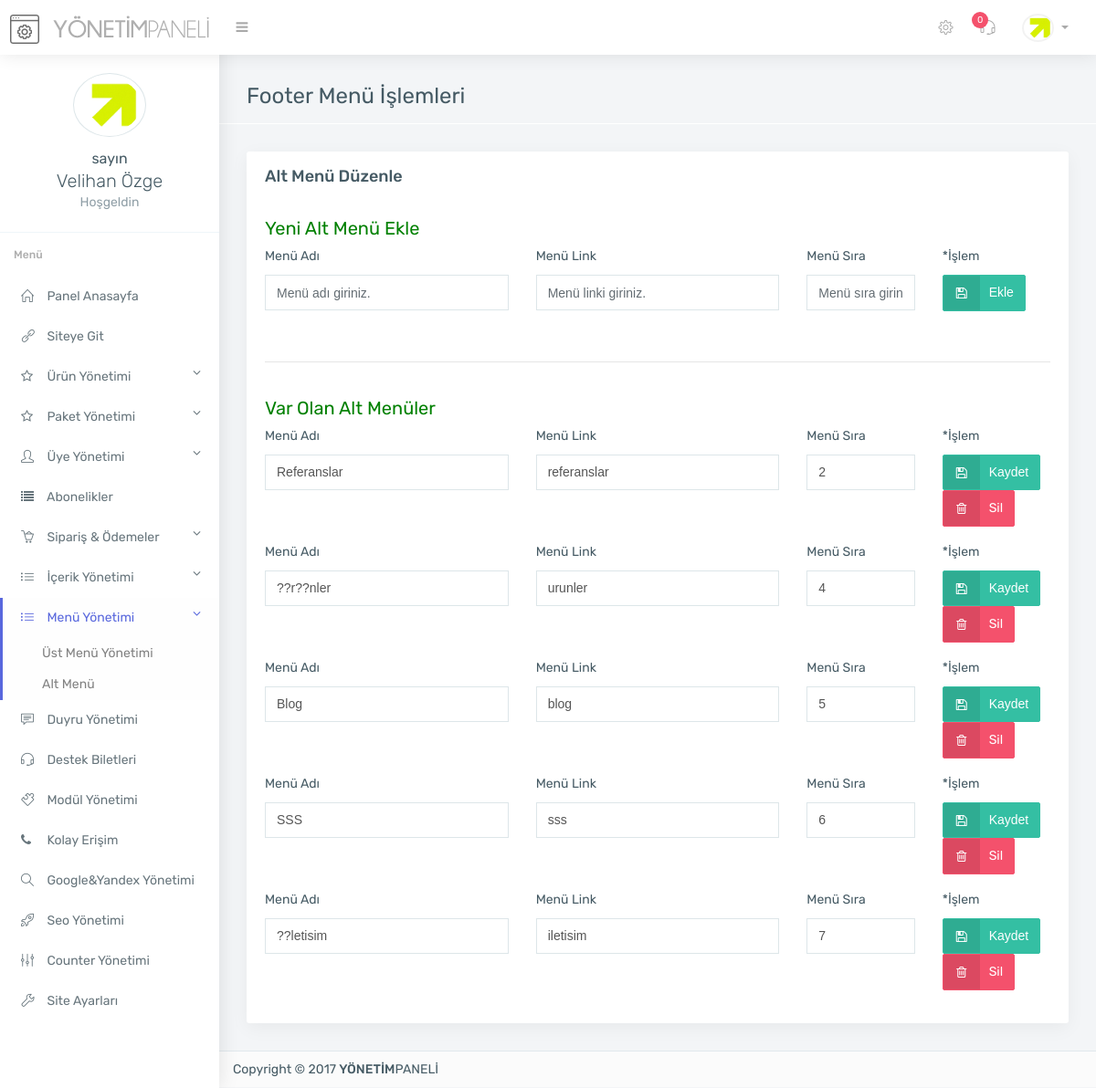
The app's page /admin/alt-menu.php (signed in) with its own data.
### tables this page shows
CREATE TABLE `kullanici` (
  `kullanici_id` int(11) NOT NULL,
  `kullanici_adi` varchar(250) NOT NULL,
  `kullanici_pass` varchar(250) NOT NULL,
  `kullanici_adsoyad` varchar(500) NOT NULL,
  `kullanici_resim` varchar(500) NOT NULL
);

CREATE TABLE `fmenu` (
  `fmenu_id` int(11) NOT NULL,
  `fmenu_ad` varchar(255) NOT NULL,
  `fmenu_link` varchar(255) NOT NULL,
  `fmenu_sira` varchar(255) NOT NULL
);

### admin/alt-menu.php (the view, shortened to what this page needs)
<?php
include 'header.php';
include 'topbar.php';
include 'sidebar.php';
$fmenu=$db->prepare("SELECT * from fmenu order by fmenu_sira ASC");
$fmenu->execute(array(0));
?>
<section class="main-content container">
	<div class="page-header">
		<h2>Footer Menü İşlemleri</h2>
	</div>
	<div class="row">
		<div class="col-sm-12">
			<div class="card">
				<div class="card-heading card-default">
					Alt Menü Düzenle
				</div>
				<div class="card-block">
					<h5 style="color: green;">Yeni Alt Menü Ekle</h5>
					<form method="POST" action="controller/function.php" class="form-horizontal">
						<div class="form-group">
							<div class="row">
								<div class="col-md-4">
									<label>Menü Adı</label>
									<input type="text" name="fmenu_ad" placeholder="Menü adı giriniz." class="form-control">
								</div>
								<div class="col-md-4">
									<label>Menü Link</label>
									<input type="text" name="fmenu_link" placeholder="Menü linki giriniz." class="form-control">
								</div><div class="col-md-2">
									<label>Menü Sıra</label>
									<input type="text" name="fmenu_sira" placeholder="Menü sıra giriniz." class="form-control">
								</div>
								<div class="col-md-2">
									<label>*İşlem</label><div>
										<button style="cursor: pointer;" type="submit" name="fmenuekle" class="btn btn-success btn-icon"><i class="fa fa-floppy-o "></i>Ekle</button>
									</div>
								</div>
							</div>
						</div>
					</form>
					<br />
					<hr>
					<br />
					<h5 style="color: green;">Var Olan Alt Menüler</h5>
					<?php
					while ($fmenuprint=$fmenu->fetch(PDO::FETCH_ASSOC)) {
						?>
						<form method="POST" action="controller/function.php" class="form-horizontal">
							<div class="form-group">
								<div class="row">
									<div class="col-md-4">
										<label>Menü Adı</label>
										<input type="text" name="fmenu_ad" value="<?php echo $fmenuprint['fmenu_ad']; ?>" class="form-control">
									</div>
									<div class="col-md-4">
										<label>Menü Link</label>
										<input type="text" name="fmenu_link" value="<?php echo $fmenuprint['fmenu_link']; ?>" class="form-control">
									</div><div class="col-md-2">
										<label>Menü Sıra</label>
										<input type="text" name="fmenu_sira" value="<?php echo $fmenuprint['fmenu_sira']; ?>" class="form-control">
									</div>
									<div class="col-md-2">
										<label>*İşlem</label><div>
											<button style="cursor: pointer;" type="submit" name="fmenuduzenle" class="btn btn-success btn-icon"><i class="fa fa-floppy-o "></i>Kaydet</button>
											<a href="controller/function.php?fmenusil=ok&fmenu_id=<?php echo $fmenuprint['fmenu_id']; ?>" style="cursor: pointer;" type="submit" name="fmenusil" class="btn btn-danger btn-icon"><i class="fa fa-trash-o"></i>Sil</a>
										</div>
									</div>
								</div>
							</div>
						</form>
						<?php } ?>
					</div>
				</div>
			</div>
		</div>
		<?php include 'footer.php'; ?>

### admin/topbar.php (shortened to what this page needs)
<?php
$yenisay=$db->prepare("SELECT * from destek where destek_adminoku='0'");
$yenisay->execute(array());
$yeni=$yenisay->RowCount();
?>
<div class="top-bar light-top-bar">
	<div class="container-fluid">
		<div class="row">
			<div class="col">
				<a class="admin-logo" href="index.php">
					<h1>
						<img alt="" src="assets/img/genel/logo.png" class="logo-icon margin-r-10">
						<img alt="" src="assets/img/genel/logo-text.png" class="toggle-none hidden-xs">
					</h1>
				</a>
				<div class="left-nav-collapsed" >
					<a  href="#" class="nav-collapsed"><i class="fa fa-bars"></i></a>
				</div>
			</div>
			<div class="col">
				<ul class="list-inline top-right-nav">
					<li class="dropdown icon-dropdown d-none-m">
						<a href="genel-ayarlar.php"><i class="icon-settings"></i></a>
					</li>
					<li class="dropdown icon-dropdown">
						<a href="destek.php"><i class="icon-earphones-alt"></i> <span class="badge badge-danger"><?php echo $yeni; ?></span></a>
					</li>
					<li class="dropdown avtar-dropdown">
						<a class="dropdown-toggle" data-toggle="dropdown" href="#">
							<img alt="" class="rounded-circle" src="<?php echo $userprint['kullanici_resim']; ?>" width="30">
						</a>
					</li>
				</ul>
			</div>
		</div>
	</div>
</div>

### admin/sidebar.php (shortened to what this page needs)
<?php
$link = $_SERVER['REQUEST_URI'];
?>
<div class="main-sidebar-nav default-navigation">
    <div class="nano">
        <div class="nano-content sidebar-nav">
            <ul class="metisMenu nav flex-column" id="menu">
                <div class="card-block border-bottom text-center nav-profile">
                    <img alt="profile" class="rounded-circle margin-b-10 circle-border " src="<?php echo $userprint['kullanici_resim']; ?>" width="80">
                    <p class="lead margin-b-0 toggle-none"><small>sayın<br> </small><?php echo $userprint['kullanici_adsoyad'] ?></p>
                    <p class="text-muted mv-0 toggle-none">Hoşgeldin</p>
                </div>
                <li class="nav-heading">
                    <b>Menü</b>
                </li>
                <li class="nav-item <?php if (strstr($link, "index.php")) { echo "active";} ?>"><a class="nav-link" href="index.php"><i class="icon-home"></i> <span class="toggle-none">Panel Anasayfa</span> </a></li>
                <li class="nav-item"><a class="nav-link" target="_blank" href="<?php echo $settingsprint['ayar_siteurl']; ?>"><i class="icon-link"></i> <span class="toggle-none">Siteye Git</span> </a></li>
                <li class="nav-item <?php if (strstr($link, "urun")) { echo "active";} ?> <?php if (strstr($link, "eklenti")) { echo "active";} ?>">
                    <a class="nav-link" href="javascript: void(0);" aria-expanded="true"><i class="fa fa-star-o"></i> <span class="toggle-none">Ürün Yönetimi<span style="float: right;" class="fa fa-angle-down"></span></span></a>
                </li>
                <li class="nav-item <?php if (strstr($link, "paket")) { echo "active";} ?>">
                    <a class="nav-link" href="javascript: void(0);" aria-expanded="true"><i class="fa fa-star-o"></i> <span class="toggle-none">Paket Yönetimi<span style="float: right;" class="fa fa-angle-down"></span></span></a>
                </li>
                <li class="nav-item <?php if (strstr($link, "uye")) { echo "active";} ?>">
                    <a class="nav-link" href="javascript: void(0);" aria-expanded="true"><i class="icon-user"></i> <span class="toggle-none">Üye Yönetimi<span style="float: right;" class="fa fa-angle-down"></span></span></a>
                </li>
                <li class="nav-item <?php if (strstr($link, "abone")) { echo "active";} ?>">
                    <a class="nav-link" href="abonelikler.php"><i class="fa fa-list"></i> <span class="toggle-none">Abonelikler</span></a>
                </li>
                <li class="nav-item <?php if (strstr($link, "sanal-pos")) { echo "active";} ?><?php if (strstr($link, "hesap")) { echo "active";} ?><?php if (strstr($link, "siparis")) { echo "active";} ?><?php if (strstr($link, "odeme-yontemleri")) { echo "active";} ?>">
                    <a class="nav-link" href="javascript: void(0);" aria-expanded="true"><i class="icon-basket-loaded"></i> <span class="toggle-none">Sipariş & Ödemeler<span style="float: right;" class="fa fa-angle-down"></span></span></a>
                </li>
                <li class="nav-item <?php if (strstr($link, "sozlesme-yonetimi")) { echo "active";} ?><?php if (strstr($link, "slayt")) { echo "active";} ?><?php if (strstr($link, "referans")) { echo "active";} ?><?php if (strstr($link, "marka")) { echo "active";} ?><?php if (strstr($link, "yorum")) { echo "active";} ?><?php if (strstr($link, "bilgi")) { echo "active";} ?><?php if (strstr($link, "sosyal")) { echo "active";} ?><?php if (strstr($link, "proje")) { echo "active";} ?><?php if (strstr($link, "sss")) { echo "active";} ?><?php if (strstr($link, "sayfa")) { echo "active";} ?><?php if (strstr($link, "hizmet")) { echo "active";} ?><?php if (strstr($link, "html")) { echo "active";} ?><?php if (strstr($link, "blog")) { echo "active";} ?>">
                    <a class="nav-link" href="" aria-expanded="true"><i class="icon-list"></i> <span class="toggle-none">İçerik Yönetimi<span style="float: right;" class="fa fa-angle-down"></span></span></a>
                </li>
                <li class="nav-item <?php if (strstr($link, "menu")) { echo "active";} ?><?php if (strstr($link, "link")) { echo "active";} ?>">
                    <a class="nav-link" href="" aria-expanded="true"><i class="icon-list"></i> <span class="toggle-none">Menü Yönetimi<span style="float: right;" class="fa fa-angle-down"></span></span></a>
                    <ul class="nav-second-level nav flex-column sub-menu" aria-expanded="true">
                        <li class="nav-item"><a class="nav-link" href="menu.php">Üst Menü Yönetimi</a></li>
                        <li class="nav-item"><a class="nav-link" href="alt-menu.php">Alt Menü</a></li>
                    </ul>
                </li>
                <li class="nav-item <?php if (strstr($link, "duyuru")) { echo "active";} ?>"><a class="nav-link" href="duyurular.php"><i class="icon-speech"></i> <span class="toggle-none">Duyru Yönetimi</span></a></li>
                <li class="nav-item <?php if (strstr($link, "destek")) { echo "active";} ?>"><a class="nav-link" href="destek.php"><i class="icon-earphones-alt"></i> <span class="toggle-none">Destek Biletleri</span></a></li>
                <li class="nav-item <?php if (strstr($link, "modul")) { echo "active";} ?>"><a class="nav-link" href="modul.php"><i class="icon-puzzle"></i> <span class="toggle-none">Modül Yönetimi</span></a></li>
                <li class="nav-item <?php if (strstr($link, "kolay")) { echo "active";} ?>"><a class="nav-link" href="kolay-iletisim.php"><i class="fa fa-phone"></i> <span class="toggle-none">Kolay Erişim</span></a></li>
                <li class="nav-item <?php if (strstr($link, "google")) { echo "active";} ?>"><a class="nav-link" href="google-yandex-ayarlari.php"><i class="icon-magnifier"></i> <span class="toggle-none">Google&Yandex Yönetimi</span></a></li>
                <li class="nav-item <?php if (strstr($link, "seo")) { echo "active";} ?>"><a class="nav-link" href="seo.php"><i class="icon-rocket"></i> <span class="toggle-none">Seo Yönetimi</span></a></li>
                <li class="nav-item <?php if (strstr($link, "counter")) { echo "active";} ?>"><a class="nav-link" href="counter.php"><i class="icon-equalizer"></i> <span class="toggle-none">Counter Yönetimi</span></a></li>
                <li class="nav-item <?php if (strstr($link, "genel-ayar")) { echo "active";} ?>"><a class="nav-link" href="genel-ayarlar.php"><i class="icon-wrench"></i> <span class="toggle-none">Site Ayarları</span></a></li>
            </ul>
        </div>
    </div>
</div>

### records on screen
kullanici: kullanici_resim (picture), kullanici_adsoyad "Velihan Özge"
fmenu: fmenu_ad "Referanslar", fmenu_link "referanslar", fmenu_sira "2"
fmenu: fmenu_ad "??r??nler", fmenu_link "urunler", fmenu_sira "4"
fmenu: fmenu_ad "Blog", fmenu_link "blog", fmenu_sira "5"
fmenu: fmenu_ad "SSS", fmenu_link "sss", fmenu_sira "6"
fmenu: fmenu_ad "??letisim", fmenu_link "iletisim", fmenu_sira "7"

### other values on screen
$yeni "0"
